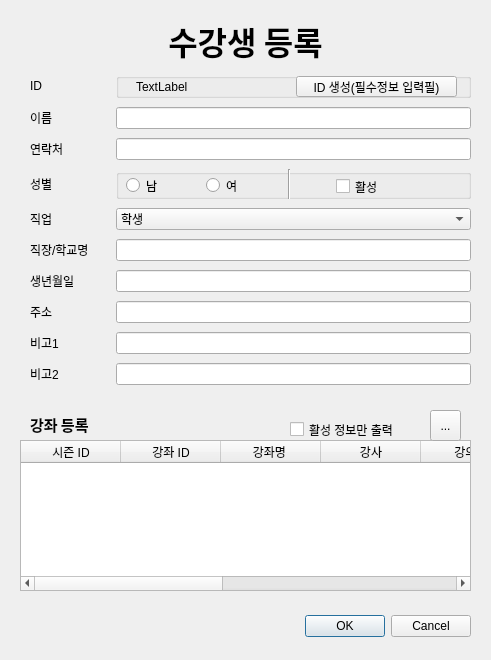
<?xml version="1.0" encoding="UTF-8"?>
<ui version="4.0">
 <class>Dialog</class>
 <widget class="QDialog" name="Dialog">
  <property name="geometry">
   <rect>
    <x>0</x>
    <y>0</y>
    <width>491</width>
    <height>660</height>
   </rect>
  </property>
  <property name="windowTitle">
   <string>Dialog</string>
  </property>
  <widget class="QDialogButtonBox" name="buttonBox">
   <property name="geometry">
    <rect>
     <x>130</x>
     <y>610</y>
     <width>341</width>
     <height>32</height>
    </rect>
   </property>
   <property name="orientation">
    <enum>Qt::Horizontal</enum>
   </property>
   <property name="standardButtons">
    <set>QDialogButtonBox::Cancel|QDialogButtonBox::Ok</set>
   </property>
  </widget>
  <widget class="QLabel" name="label">
   <property name="geometry">
    <rect>
     <x>0</x>
     <y>20</y>
     <width>491</width>
     <height>41</height>
    </rect>
   </property>
   <property name="font">
    <font>
     <family>에스코어 드림 6 Bold</family>
     <pointsize>24</pointsize>
     <weight>75</weight>
     <bold>true</bold>
    </font>
   </property>
   <property name="frameShadow">
    <enum>QFrame::Sunken</enum>
   </property>
   <property name="lineWidth">
    <number>1</number>
   </property>
   <property name="text">
    <string>수강생 등록</string>
   </property>
   <property name="alignment">
    <set>Qt::AlignCenter</set>
   </property>
  </widget>
  <widget class="QWidget" name="gridLayoutWidget">
   <property name="geometry">
    <rect>
     <x>20</x>
     <y>70</y>
     <width>451</width>
     <height>321</height>
    </rect>
   </property>
   <layout class="QGridLayout" name="gridLayout">
    <property name="leftMargin">
     <number>10</number>
    </property>
    <property name="horizontalSpacing">
     <number>20</number>
    </property>
    <item row="5" column="1">
     <widget class="QLineEdit" name="lineEdit_5"/>
    </item>
    <item row="1" column="1">
     <widget class="QLineEdit" name="lineEdit_2"/>
    </item>
    <item row="2" column="0">
     <widget class="QLabel" name="label_4">
      <property name="text">
       <string>연락처</string>
      </property>
     </widget>
    </item>
    <item row="1" column="0">
     <widget class="QLabel" name="label_3">
      <property name="text">
       <string>이름</string>
      </property>
     </widget>
    </item>
    <item row="2" column="1">
     <widget class="QLineEdit" name="lineEdit_3"/>
    </item>
    <item row="3" column="0">
     <widget class="QLabel" name="label_5">
      <property name="text">
       <string>성별</string>
      </property>
     </widget>
    </item>
    <item row="0" column="0">
     <widget class="QLabel" name="label_2">
      <property name="text">
       <string>ID</string>
      </property>
     </widget>
    </item>
    <item row="5" column="0">
     <widget class="QLabel" name="label_7">
      <property name="text">
       <string>직장/학교명  </string>
      </property>
     </widget>
    </item>
    <item row="4" column="0">
     <widget class="QLabel" name="label_6">
      <property name="text">
       <string>직업</string>
      </property>
     </widget>
    </item>
    <item row="7" column="0">
     <widget class="QLabel" name="label_9">
      <property name="text">
       <string>주소</string>
      </property>
     </widget>
    </item>
    <item row="6" column="0">
     <widget class="QLabel" name="label_8">
      <property name="text">
       <string>생년월일</string>
      </property>
     </widget>
    </item>
    <item row="8" column="1">
     <widget class="QLineEdit" name="lineEdit_8"/>
    </item>
    <item row="8" column="0">
     <widget class="QLabel" name="label_10">
      <property name="text">
       <string>비고1</string>
      </property>
     </widget>
    </item>
    <item row="6" column="1">
     <widget class="QLineEdit" name="lineEdit_6"/>
    </item>
    <item row="9" column="1">
     <widget class="QLineEdit" name="lineEdit_9"/>
    </item>
    <item row="7" column="1">
     <widget class="QLineEdit" name="lineEdit_7"/>
    </item>
    <item row="4" column="1">
     <widget class="QComboBox" name="comboBox">
      <item>
       <property name="text">
        <string>학생</string>
       </property>
      </item>
      <item>
       <property name="text">
        <string>직장인</string>
       </property>
      </item>
      <item>
       <property name="text">
        <string>주부</string>
       </property>
      </item>
      <item>
       <property name="text">
        <string>무직</string>
       </property>
      </item>
      <item>
       <property name="text">
        <string>구직중</string>
       </property>
      </item>
     </widget>
    </item>
    <item row="9" column="0">
     <widget class="QLabel" name="label_11">
      <property name="text">
       <string>비고2</string>
      </property>
     </widget>
    </item>
    <item row="3" column="1">
     <widget class="QGroupBox" name="groupBox">
      <property name="maximumSize">
       <size>
        <width>16777215</width>
        <height>30</height>
       </size>
      </property>
      <property name="title">
       <string/>
      </property>
      <widget class="QRadioButton" name="radioButton">
       <property name="geometry">
        <rect>
         <x>10</x>
         <y>7</y>
         <width>51</width>
         <height>19</height>
        </rect>
       </property>
       <property name="text">
        <string>남</string>
       </property>
      </widget>
      <widget class="QRadioButton" name="radioButton_2">
       <property name="geometry">
        <rect>
         <x>90</x>
         <y>7</y>
         <width>51</width>
         <height>19</height>
        </rect>
       </property>
       <property name="text">
        <string>여</string>
       </property>
      </widget>
      <widget class="QCheckBox" name="checkBox_2">
       <property name="geometry">
        <rect>
         <x>220</x>
         <y>8</y>
         <width>61</width>
         <height>19</height>
        </rect>
       </property>
       <property name="text">
        <string>활성</string>
       </property>
      </widget>
      <widget class="Line" name="line">
       <property name="geometry">
        <rect>
         <x>163</x>
         <y>0</y>
         <width>20</width>
         <height>31</height>
        </rect>
       </property>
       <property name="orientation">
        <enum>Qt::Vertical</enum>
       </property>
      </widget>
     </widget>
    </item>
    <item row="0" column="1">
     <widget class="QGroupBox" name="groupBox_2">
      <property name="maximumSize">
       <size>
        <width>16777215</width>
        <height>25</height>
       </size>
      </property>
      <property name="title">
       <string/>
      </property>
      <widget class="QLabel" name="label_13">
       <property name="geometry">
        <rect>
         <x>20</x>
         <y>6</y>
         <width>64</width>
         <height>15</height>
        </rect>
       </property>
       <property name="text">
        <string>TextLabel</string>
       </property>
      </widget>
      <widget class="QPushButton" name="pushButton">
       <property name="geometry">
        <rect>
         <x>180</x>
         <y>3</y>
         <width>161</width>
         <height>21</height>
        </rect>
       </property>
       <property name="text">
        <string>ID 생성(필수정보 입력필)</string>
       </property>
      </widget>
     </widget>
    </item>
   </layout>
  </widget>
  <widget class="QTableWidget" name="tableWidget">
   <property name="geometry">
    <rect>
     <x>20</x>
     <y>440</y>
     <width>451</width>
     <height>151</height>
    </rect>
   </property>
   <column>
    <property name="text">
     <string>시즌 ID</string>
    </property>
   </column>
   <column>
    <property name="text">
     <string>강좌 ID</string>
    </property>
   </column>
   <column>
    <property name="text">
     <string>강좌명 </string>
    </property>
   </column>
   <column>
    <property name="text">
     <string>강사</string>
    </property>
   </column>
   <column>
    <property name="text">
     <string>강의실</string>
    </property>
   </column>
   <column>
    <property name="text">
     <string>시작일</string>
    </property>
   </column>
   <column>
    <property name="text">
     <string>종료일</string>
    </property>
   </column>
   <column>
    <property name="text">
     <string>등록일</string>
    </property>
   </column>
   <column>
    <property name="text">
     <string>정지일</string>
    </property>
   </column>
  </widget>
  <widget class="QCheckBox" name="checkBox">
   <property name="geometry">
    <rect>
     <x>290</x>
     <y>420</y>
     <width>141</width>
     <height>19</height>
    </rect>
   </property>
   <property name="text">
    <string>활성 정보만 출력</string>
   </property>
  </widget>
  <widget class="QToolButton" name="toolButton">
   <property name="geometry">
    <rect>
     <x>430</x>
     <y>410</y>
     <width>31</width>
     <height>31</height>
    </rect>
   </property>
   <property name="text">
    <string>...</string>
   </property>
   <property name="icon">
    <iconset>
     <normaloff>venv/img/add-file.png</normaloff>venv/img/add-file.png</iconset>
   </property>
   <property name="iconSize">
    <size>
     <width>30</width>
     <height>30</height>
    </size>
   </property>
  </widget>
  <widget class="QLabel" name="label_12">
   <property name="geometry">
    <rect>
     <x>30</x>
     <y>414</y>
     <width>81</width>
     <height>21</height>
    </rect>
   </property>
   <property name="font">
    <font>
     <family>에스코어 드림 6 Bold</family>
     <pointsize>11</pointsize>
     <weight>75</weight>
     <bold>true</bold>
    </font>
   </property>
   <property name="text">
    <string>강좌 등록</string>
   </property>
  </widget>
 </widget>
 <tabstops>
  <tabstop>lineEdit_2</tabstop>
  <tabstop>lineEdit_3</tabstop>
  <tabstop>radioButton</tabstop>
  <tabstop>radioButton_2</tabstop>
  <tabstop>comboBox</tabstop>
  <tabstop>lineEdit_5</tabstop>
  <tabstop>lineEdit_6</tabstop>
  <tabstop>lineEdit_7</tabstop>
  <tabstop>lineEdit_8</tabstop>
  <tabstop>lineEdit_9</tabstop>
  <tabstop>checkBox_2</tabstop>
  <tabstop>checkBox</tabstop>
  <tabstop>toolButton</tabstop>
  <tabstop>tableWidget</tabstop>
 </tabstops>
 <resources/>
 <connections>
  <connection>
   <sender>buttonBox</sender>
   <signal>accepted()</signal>
   <receiver>Dialog</receiver>
   <slot>accept()</slot>
   <hints>
    <hint type="sourcelabel">
     <x>248</x>
     <y>254</y>
    </hint>
    <hint type="destinationlabel">
     <x>157</x>
     <y>274</y>
    </hint>
   </hints>
  </connection>
  <connection>
   <sender>buttonBox</sender>
   <signal>rejected()</signal>
   <receiver>Dialog</receiver>
   <slot>reject()</slot>
   <hints>
    <hint type="sourcelabel">
     <x>316</x>
     <y>260</y>
    </hint>
    <hint type="destinationlabel">
     <x>286</x>
     <y>274</y>
    </hint>
   </hints>
  </connection>
 </connections>
</ui>
